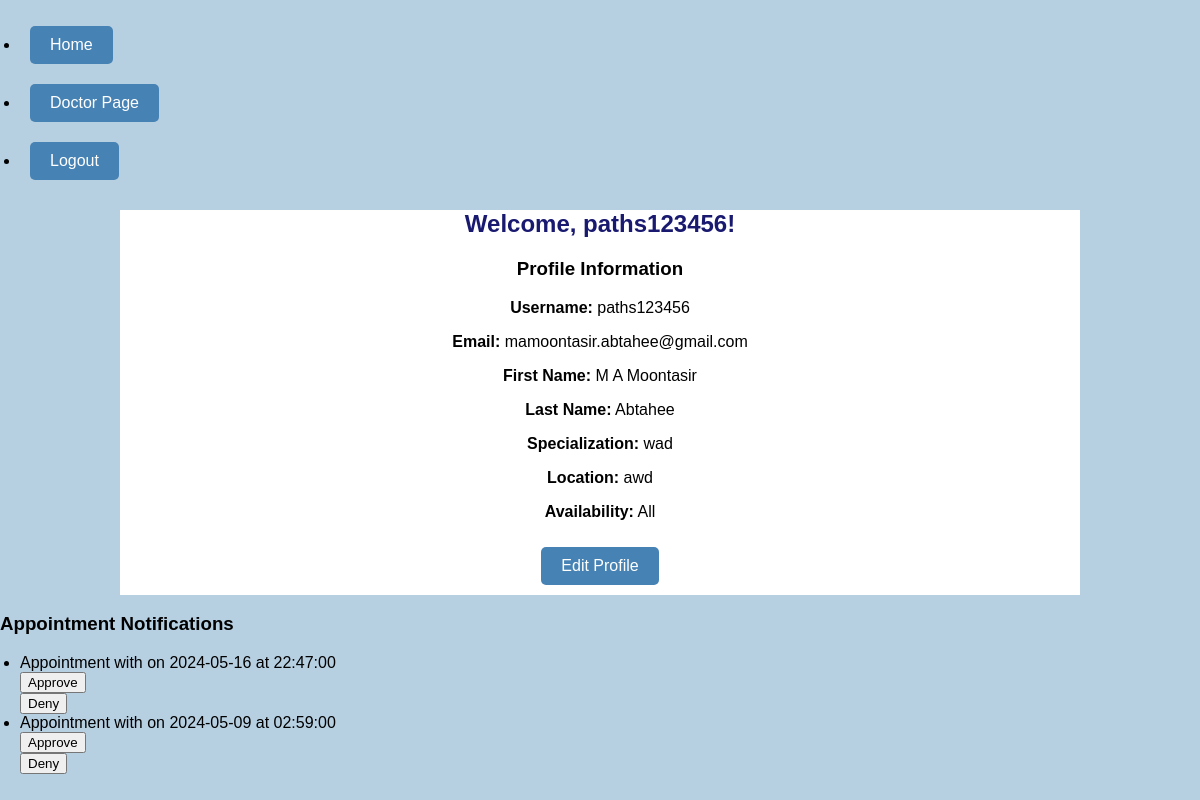
Before: /doctor/paths123456 (signed in) with the older database file.
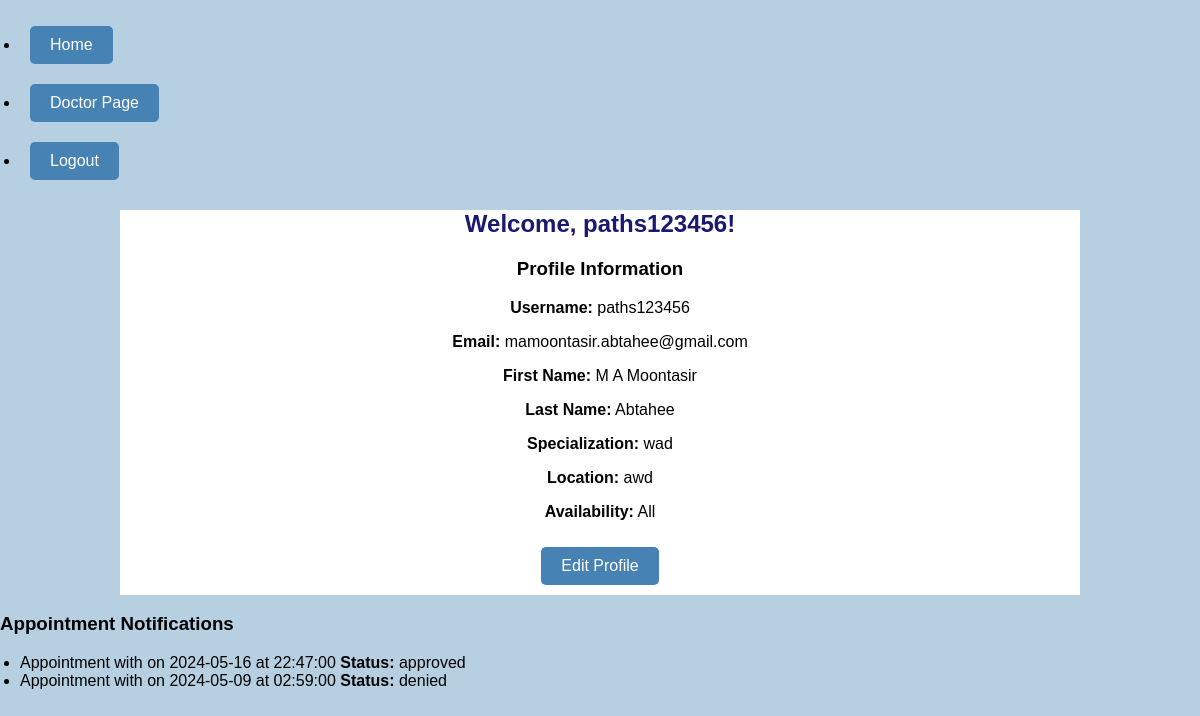
After: the same page with the newer database file.
### models/user.py (models this page shows, shortened)
class User(UserMixin, db.Model):
    __tablename__ = 'users'
    id = db.Column(db.Integer, primary_key=True)
    username = db.Column(db.String(64), unique=True, nullable=False)
    password = db.Column(db.String(128), nullable=False)
    role = db.Column(db.String(64), nullable=False)
    email = db.Column(db.String(120), unique=True, nullable=False)
    phone = db.Column(db.String(20), nullable=False)
    profile = db.relationship('Profile', backref='user', uselist=False)

### models/profile.py (models this page shows, shortened)
class Profile(db.Model):
    __tablename__ = 'profiles'
    id = db.Column(db.Integer, primary_key=True)
    user_id = db.Column(db.Integer, db.ForeignKey('users.id'), nullable=False)
    first_name = db.Column(db.String(64), nullable=False)
    last_name = db.Column(db.String(64), nullable=False)
    date_of_birth = db.Column(db.Date, nullable=False)
    gender = db.Column(db.String(10), nullable=False)
    address = db.Column(db.String(255), nullable=False)
    doctor = db.relationship('Doctor', backref='profile', uselist=False)
    patient = db.relationship('Patient', backref='profile', uselist=False)

### models/doctor.py (models this page shows, shortened)
class Doctor(db.Model):
    __tablename__ = 'doctors'
    id = db.Column(db.Integer, primary_key=True)
    profile_id = db.Column(db.Integer, db.ForeignKey('profiles.id'), nullable=False)
    specialization = db.Column(db.String(64), nullable=False)
    location = db.Column(db.String(64), nullable=False)
    availability = db.Column(db.String(64), nullable=False)

### models/appointment.py (models this page shows, shortened)
class Appointment(db.Model):
    __tablename__ = 'appointments'
    id = db.Column(db.Integer, primary_key=True)
    doctor_id = db.Column(db.Integer, db.ForeignKey('doctors.id'), nullable=False)
    patient_id = db.Column(db.Integer, db.ForeignKey('patients.id'), nullable=False)
    date = db.Column(db.Date, nullable=False)
    time = db.Column(db.Time, nullable=False)
    status = db.Column(db.String(64), nullable=True)

### views/doctor.py (the view)
@doctor.route('/doctor/<username>', methods=['GET', 'POST'])
@login_required
def doctor_page(username=None):
    userx = User.query.filter_by(id=current_user.id).first()
    profilex = Profile.query.filter_by(user_id=current_user.id).first()
    doctorx = Doctor.query.filter_by(profile_id=profilex.id).first()
    if user is None or profile is None or doctor is None:
        return "No user, profile, or doctor found", 404
    appointments = Appointment.query.filter_by(doctor_id=doctorx.id).all()
    return render_template('doctor.html', user=userx, profile=profilex, doctor=doctorx, appointments=appointments)

### views/login.py (called while the page is built)
@login_manager.user_loader
def load_user(user_id):
    return User.query.get(user_id)

### templates/doctor.html (shortened to what this page needs)
{% extends "base.html" %}
{% block content %}
<div class="container">
    <h2>Welcome, {{ user.username }}!</h2>
    <div class="profile">
        <h3>Profile Information</h3>
        <p><strong>Username:</strong> {{ user.username }}</p>
        <p><strong>Email:</strong> {{ user.email }}</p>
        <p><strong>First Name:</strong> {{ profile.first_name }}</p>
        <p><strong>Last Name:</strong> {{ profile.last_name }}</p>
        <p><strong>Specialization:</strong> {{ doctor.specialization }}</p>
        <p><strong>Location:</strong> {{ doctor.location }}</p>
        <p><strong>Availability:</strong> {{ doctor.availability }}</p>
    </div>
    <div class="actions">
        <a href="{{ url_for('doctor.update_doctor',username = user.username) }}" class="btn btn-primary">Edit Profile</a>
    </div>
</div>
<div class="appointments">
    <h3>Appointment Notifications</h3>
    {% if appointments %}
        <ul>
        {% for appointment in appointments %}
            <li>
                Appointment with {{ appointment.patient_name }} on {{ appointment.date }} at {{ appointment.time }}
                {% if appointment.status == 'approved' or appointment.status == 'denied' %}
                    <strong>Status:</strong> {{ appointment.status }}
                {% else %}
                    <form method="POST" action="{{ url_for('doctor.update_appointment_status', id=appointment.id) }}">
                        <button type="submit">Approve</button>
                    </form>
                    <form method="POST" action="{{ url_for('doctor.update_appointment_status', id=appointment.id) }}">
                        <button type="submit">Deny</button>
                    </form>
                {% endif %}
            </li>
        {% endfor %}
        </ul>
    {% else %}
        <p>No upcoming appointments.</p>
    {% endif %}
</div>
{% endblock %}

### templates/base.html (shortened to what this page needs)
<!DOCTYPE html>
<html lang="en">
<head>
    <link rel="stylesheet" href="https://cdnjs.cloudflare.com/ajax/libs/font-awesome/4.7.0/css/font-awesome.min.css">
    <link rel="stylesheet" type="text/css" href="static/css/base.css">
</head>
<body>
    <header>
        <nav>
            <ul>
                <li><a href="{{ url_for('index.index_page') }}">Home</a></li>
                {% if current_user.is_authenticated %}
                    {% if current_user.role == 'doctor' %}
                        <li><a href="{{ url_for('doctor.doctor_page', username=current_user.username) }}">Doctor Page</a></li>
                    {% elif current_user.role == 'patient' %}
                        <li><a href="{{ url_for('patient.patient', username=current_user.username) }}">Patient Page</a></li>
                    {% endif %}
                    <li><a href="{{ url_for('login.logout') }}">Logout</a></li>
                {% else %}
                    <li><a href="{{ url_for('login.login_page') }}">Login</a></li>
                    <li><a href="{{ url_for('register.register_page') }}">Register</a></li>
                {% endif %}
            </ul>
        </nav>
    </header>
    <main>
        {% block content %}{% endblock %}
    </main>
</body>
</html>

### static/css/base.css (style rules this page uses)
body { font-family: Arial, sans-serif; margin: 0; padding: 0; background-color: #B6D0E2; color: #000000; }
.container { width: 80%; margin: 0 auto; text-align: center; background-color: #fff; }
h1, h2 { color: #191970; text-align: center; }
ul { list-style-type: disc; padding-left: 20px; text-align: left; }
a, .btn { display: inline-block; color: #fff; background-color: #4682B4; padding: 10px 20px; margin: 10px; text-decoration: none; border-radius: 5px; transition: background-color 0.3s ease; }

Changed rows visible on the page:
changed Appointment: status (not shown) → "approved"; status "Approve Deny" → "Status:"
changed Appointment: status (not shown) → "denied"; status "Approve Deny" → "Status:"
